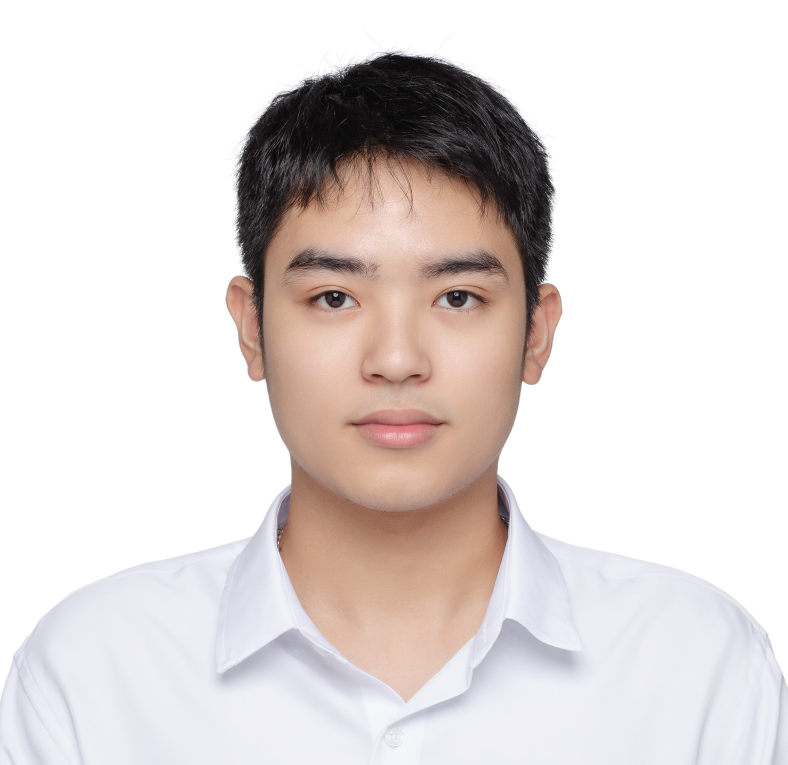
#> input picture Core/Hau.jpg, 2362 x 2294 px (shown at 1/3 size)
$ jupyter execute 'Arithmetic operations using OpenCV.ipynb'
#> lines starting #> are read from the running program, lines starting #| are printed output that depends on the picture
<h3>Load image</h3>

[cell 1]
import cv2
import matplotlib.pyplot as plt

first_image = cv2.imread('Hau.jpg')
#> first_image is the input picture: shape (2294, 2362, 3); mean B, G, R 215.7, 217.4, 225
second_image = cv2.imread('image_filter.jpg')
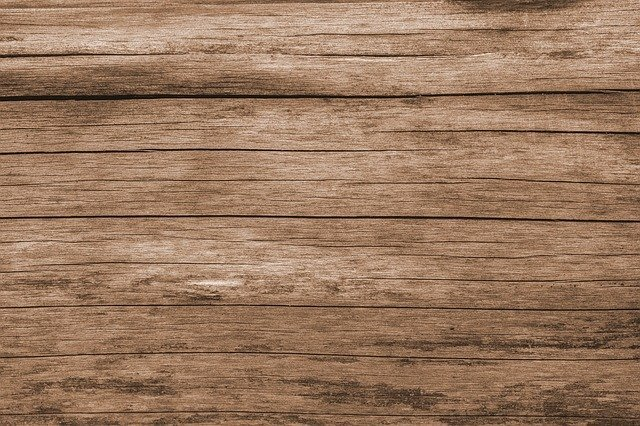
#> input picture Core/image_filter.jpg, 640 x 426 px
#> second_image is the input picture: shape (426, 640, 3); mean B, G, R 95, 120.4, 153.9

print(first_image.shape)
#| (2294, 2362, 3)
print(second_image.shape)
#| (426, 640, 3)

[cell 2]
# resize first_image
dim =(640, 426)
resized_first_img = cv2.resize(first_image, dim, interpolation = cv2.INTER_AREA)
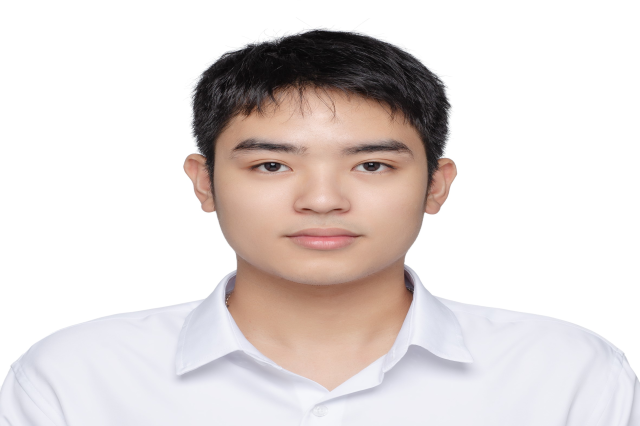
#> resized_first_img: shape (426, 640, 3); mean B, G, R 215.7, 217.4, 225

<h3>Add image</h3>

[cell 3]
# Add image
added_img = cv2.add(resized_first_img, second_image)
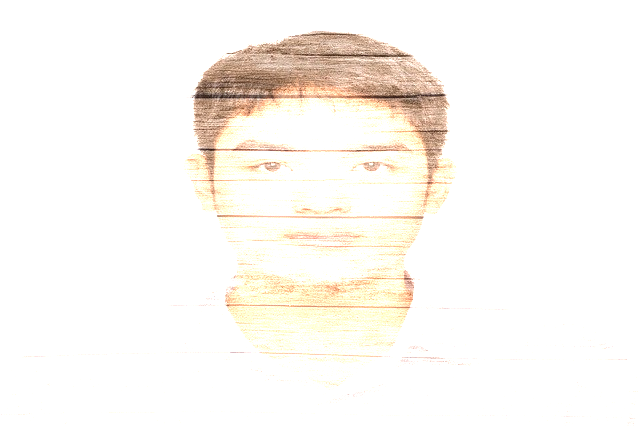
#> added_img: shape (426, 640, 3); mean B, G, R 243.1, 248, 251.5

plt.figure(figsize=[15,5])

plt.subplot(131)
plt.imshow(cv2.cvtColor(resized_first_img, cv2.COLOR_BGR2RGB))
plt.title("First image")

plt.subplot(132)
plt.imshow(cv2.cvtColor(second_image, cv2.COLOR_BGR2RGB))
plt.title("Second image")

plt.subplot(133)
plt.imshow(cv2.cvtColor(added_img, cv2.COLOR_BGR2RGB))
plt.title("Added image")

<h3>Sub image</h3>

[cell 4]
# Sub image
sub_img = cv2.subtract(resized_first_img, second_image)
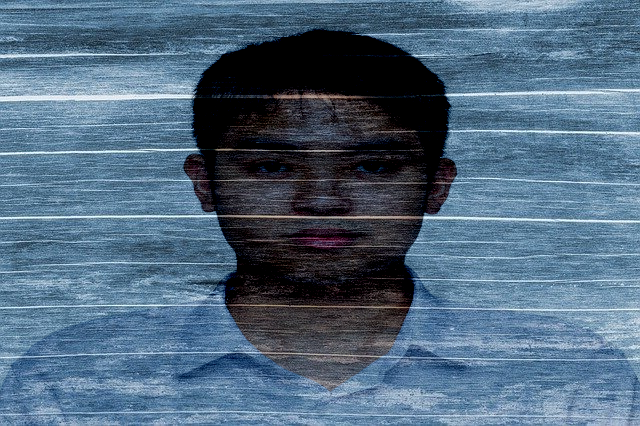
#> sub_img: shape (426, 640, 3); mean B, G, R 125.9, 104.1, 79.7

plt.figure(figsize=[15,5])

plt.subplot(131)
plt.imshow(cv2.cvtColor(resized_first_img, cv2.COLOR_BGR2RGB))
plt.title("First image")

plt.subplot(132)
plt.imshow(cv2.cvtColor(second_image, cv2.COLOR_BGR2RGB))
plt.title("Second image")

plt.subplot(133)
plt.imshow(cv2.cvtColor(sub_img, cv2.COLOR_BGR2RGB))
plt.title("Added image")

<h3>Blending image</h3>

[cell 5]
# image blending
# blend_image = 0.7 * resized_first_img + 0.3 * second_image + 0
blend_image = cv2.addWeighted(resized_first_img, 0.7, second_image, 0.3, 0)
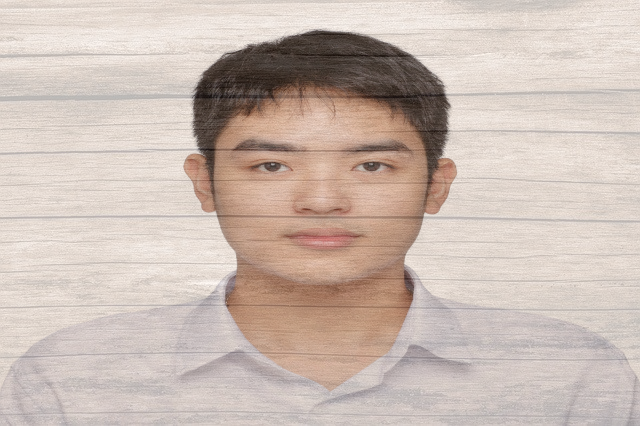
#> blend_image: shape (426, 640, 3); mean B, G, R 179.5, 188.3, 203.7

plt.figure(figsize=[15,5])

plt.subplot(131)
plt.imshow(cv2.cvtColor(resized_first_img, cv2.COLOR_BGR2RGB))
plt.title("First image")

plt.subplot(132)
plt.imshow(cv2.cvtColor(second_image, cv2.COLOR_BGR2RGB))
plt.title("Second image")

plt.subplot(133)
plt.imshow(cv2.cvtColor(blend_image, cv2.COLOR_BGR2RGB))
plt.title("Added image")
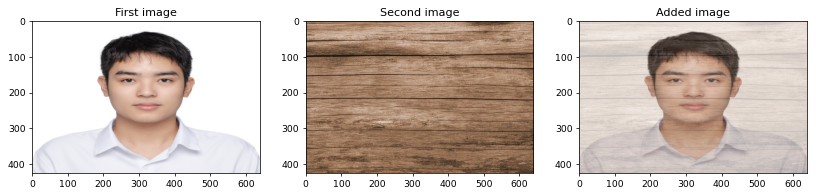
#> figure drawn by matplotlib, 3 panels

<h3>Bitwise operations</h3>

[cell 6]
# Bitwise Operations
# --> Bitwise AND: Giữ lại các vùng chung giữa hai ảnh. Ứng dụng trong trích xuất các vùng quan tâm.
# --> Bitwise OR: Kết hợp các vùng của hai ảnh. Ứng dụng trong tạo mặt nạ tổng hợp.
# --> Bitwise NOT: Đảo ngược giá trị pixel. Ứng dụng trong tạo ảnh phủ định và mặt nạ phủ định.
# --> Bitwise XOR: Giữ lại các vùng khác biệt giữa hai ảnh. Ứng dụng trong phát hiện thay đổi và khác biệt.

[cell 7]
import numpy as np

image_1 = np.zeros((200, 200, 3), dtype=np.uint8)
image_1[:, 100:] = 255

image_2 = np.zeros((200, 200, 3), dtype=np.uint8)
image_2[100:, :] = 255

plt.subplot(121)
plt.imshow(image_1)
plt.title("Image 1")

plt.subplot(122)
plt.imshow(image_2)
plt.title("Image 2")

<h4>Bitwise NOT</h4>

[cell 8]
image_1_not = cv2.bitwise_not(image_1)

plt.subplot(121)
plt.imshow(cv2.cvtColor(image_1, cv2.COLOR_BGR2RGB))
plt.title("Original image")

plt.subplot(122)
plt.imshow(cv2.cvtColor(image_1_not, cv2.COLOR_BGR2RGB))
plt.title("NOT Original image")
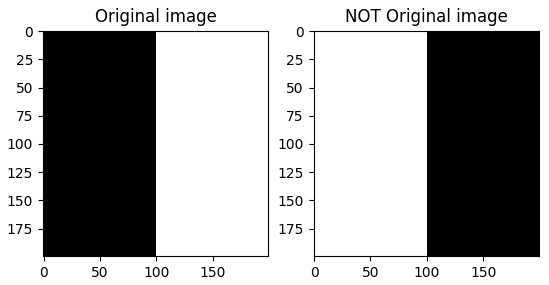
#> figure drawn by matplotlib, 2 panels

<h4>Bitwise AND</h4>

[cell 9]
# image_and = cv2.bitwise_and(image1, image2, mask)
# --> nếu như không có mask thì với mỗi pixel ảnh trên image_and là kết quả của phép AND giữa hai điểm ảnh tương ứng trên image1 và image2
# --> nếu như có mask thì mask là một ảnh nhị phân và nó có ý nghĩa chỉ thực hiện phép AND giữa hai ảnh trên những vùng mà mask = 1.
#
# mask trong bitwise_and có hữu ích trong xử lý ảnh như:
#   ---> Tách vùng quan tâm (ROI): Chỉ áp dụng các phép toán trên các vùng cụ thể của hình ảnh.
#   ---> Kết hợp hình ảnh: Kết hợp các phần cụ thể của hai hình ảnh.
#   ---> Xử lý ảnh theo điều kiện: Áp dụng các biến đổi chỉ trên các phần của hình ảnh thỏa mãn điều kiện cụ thể.

# Đối với ảnh màu RGB thì bitwise_and thực hiện trên từng kênh màu. Xét ví dụ như sau:
#  image1 có điểm ảnh RGB(123, 111, 12), image2 có điểm ảnh RGB(222, 145, 233) --> thực hiện bitwise
# --> image1:    (01111011, 01101111, 00001100)
# --> image2:    (11011110, 10010001, 11101001)
# --> image_and: (01011010, 00000001, 00001000)  --> RGB(90, 1, 8)

image_and_not_mask = cv2.bitwise_and(image_1, image_2)

plt.figure(figsize=[15,5])

plt.subplot(131)
plt.imshow(image_1)
plt.title("Image 1")

plt.subplot(132)
plt.imshow(image_2)
plt.title("Image 2")

plt.subplot(133)
plt.imshow(image_and_not_mask)
plt.title("Image AND")

[cell 10]
mask = np.ones((200, 200), dtype=np.uint8) * 255
mask[150:200, 150:200] = 0

image_and_mask = cv2.bitwise_and(image_1, image_2, mask = mask)

plt.figure(figsize=[16,4])

plt.subplot(141)
plt.imshow(image_1)
plt.title("Image 1")

plt.subplot(142)
plt.imshow(image_2)
plt.title("Image 2")

plt.subplot(143)
plt.imshow(mask, cmap='gray')
plt.title("Mask")

plt.subplot(144)
plt.imshow(image_and_mask)
plt.title("Image AND with Mask")
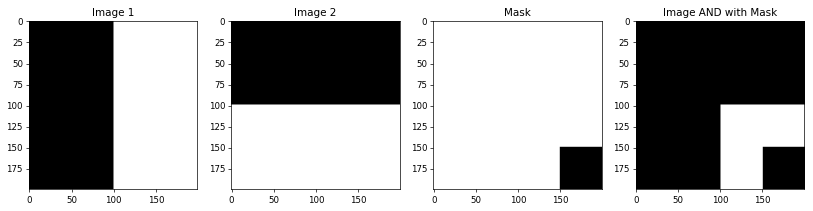
#> figure drawn by matplotlib, 4 panels

<h4>Bitwise OR</h4>

[cell 11]
image_or_not_mask = cv2.bitwise_or(image_1, image_2)

plt.figure(figsize=[15,5])

plt.subplot(131)
plt.imshow(image_1)
plt.title("Image 1")

plt.subplot(132)
plt.imshow(image_2)
plt.title("Image 2")

plt.subplot(133)
plt.imshow(image_or_not_mask)
plt.title("Image OR")
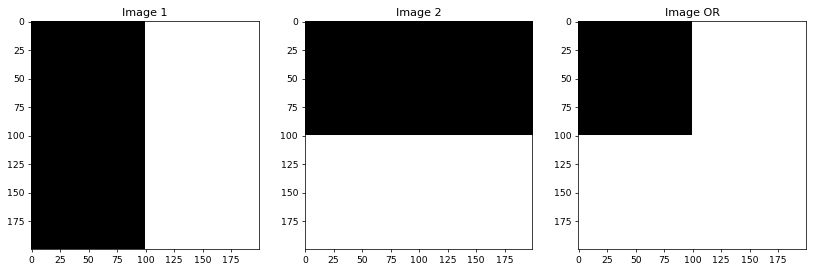
#> figure drawn by matplotlib, 3 panels

<h4>Bitwise XOR</h4>

[cell 12]
image_xor_not_mask = cv2.bitwise_xor(image_1, image_2)

plt.figure(figsize=[15,5])

plt.subplot(131)
plt.imshow(image_1)
plt.title("Image 1")

plt.subplot(132)
plt.imshow(image_2)
plt.title("Image 2")

plt.subplot(133)
plt.imshow(image_xor_not_mask)
plt.title("Image XOR")
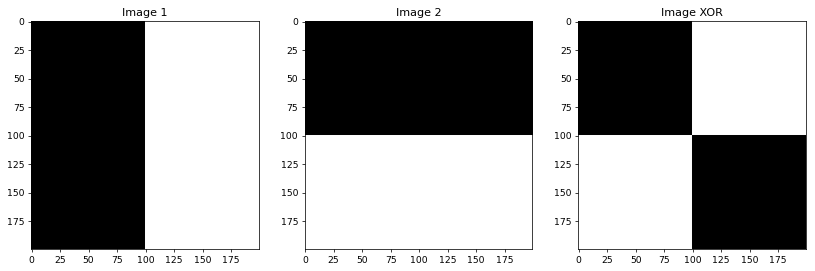
#> figure drawn by matplotlib, 3 panels
